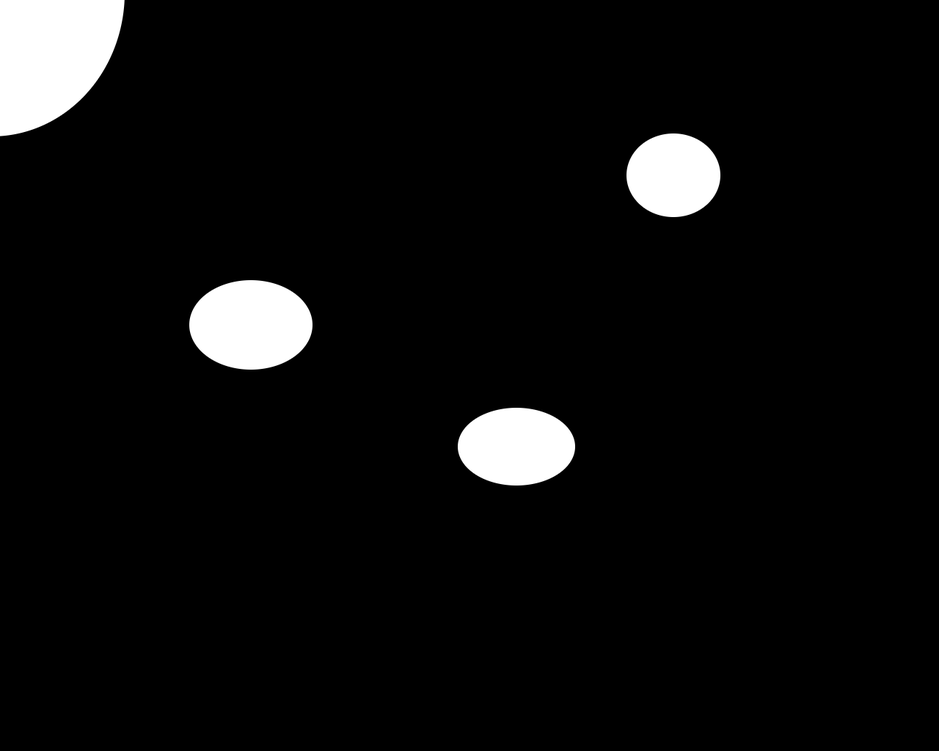
#> input picture testbilder/blob5.png, 939 x 751 px, shrunk from 1280 x 1024 before the run
$ python floodF.py
#> lines starting #> are read from the running program, lines starting #| are printed output that depends on the picture; after the words box and inside, x2 and y2 are one past the last pixel; in counts of white or black regions, pixels touching at a corner belong together
import numpy as np

# -------- Test picture --------------
import cv2
import imageio as imio
import pylab
import matplotlib
from matplotlib import pyplot as plt

imgA = imio.imread("./testbilder/blob5.png")
#> imgA is the input picture: shape (751, 939, 3); min 0, max 255, mean 12.6
imgA = imgA[:,:,0]
#> imgA: shape (751, 939)
full_image = (imgA>200)*1
#> full_image: shape (751, 939) int64; values 0 (black) and 1 (white), 4.9% white; 4 white regions, box (x1, y1, x2, y2) and area: (0, 0, 124, 136) 12853, (190, 280, 312, 369) 8555, (458, 408, 575, 485) 7071, (627, 134, 720, 217) 6085
full_image_dim = full_image.shape
#> full_image_dim = (751, 939)

#print("image dim:",full_image_dim)
#print("Full: ",full_image)


def floodFill(x,y,cluster_id):

    #print("floodfill", x,y,full_image[x,y])
    if full_image[x,y]==1:
        toFill = set()
        toFill.add((x,y))
        while len(toFill)!=0:
            (xi,yi) = toFill.pop()
            full_image[xi,yi] = cluster_id # Fill

            for xii in [-1,0,1]:
                for yii in [-1,0,1]:
                    if not (xii==0 and yii==0):
                        cx = xi + xii
                        cy = yi + yii

                        in_bound = cx>=0 and cx<=full_image_dim[0]-1 and\
                                    cy>=0 and cy<=full_image_dim[1]-1

                        if in_bound:
                            if full_image[cx,cy]==1:
                                toFill.add((cx,cy))
        return(1)
    else:
        return(0)

"""
xi=1
yi=1
while xi < sub_matrices_dim[0]:
    while yi < sub_matrices_dim[1]:
        cluster_id+=floodFill(xi,yi,cluster_id)
        if xi+3 < sub_matrices_dim[0]:
            xi = xi+3
        else:
            xi = sub_matrices_dim[0]-2
        if yi+3 < sub_matrices_dim[1]:
            yi = yi+3
        else:
            yi = sub_matrices_dim[1]-2
"""

cluster_id=2
for xi in range(1,full_image_dim[0],2):
    for yi in range(1,full_image_dim[1],2):
        cluster_id+=floodFill(xi,yi,cluster_id)
#> after the loop, cluster_id = 6

print("cluster: ",cluster_id, cluster_id-2)
#| cluster:  6 4


cluster_areas=[]
cluster_x=[]
cluster_y=[]

cluster_coordinates = [[],[]]

nbr_clusters = cluster_id-2
#> nbr_clusters = 4

# ---- Cluster areas and mass center ----
coordinates = np.mgrid[0:full_image_dim[0],0:full_image_dim[1]]
                                #(rows/cols,x,y)

if nbr_clusters>0:
    for cluster in range(0,nbr_clusters):
        current_cluster = full_image==2+cluster

        c_a=np.sum(current_cluster)
        cluster_areas.append(c_a)

        #print(c_a)
        #print("hmmm:\n",np.multiply(coordinates[0,:,:],current_cluster))
        #print("hmmm:\n",np.multiply(coordinates[1,:,:],current_cluster))

        c_x = round(np.sum(np.multiply(coordinates[0,:,:],current_cluster))/c_a)
        c_y = round(np.sum(np.multiply(coordinates[1,:,:],current_cluster))/c_a)
        cluster_x.append(int(c_x))
        cluster_y.append(int(c_y))

        cluster_coordinates[0].append(int(c_x))
        cluster_coordinates[1].append(int(c_y))
#> this loop made 4 passes
#> (c_a, c_x, c_y) on passes 1 to 4: (12853, 56, 51), (6085, 175, 673), (8555, 324, 250), (7071, 446, 516)
#> pass 1, `current_cluster = full_image==2+cluster`:
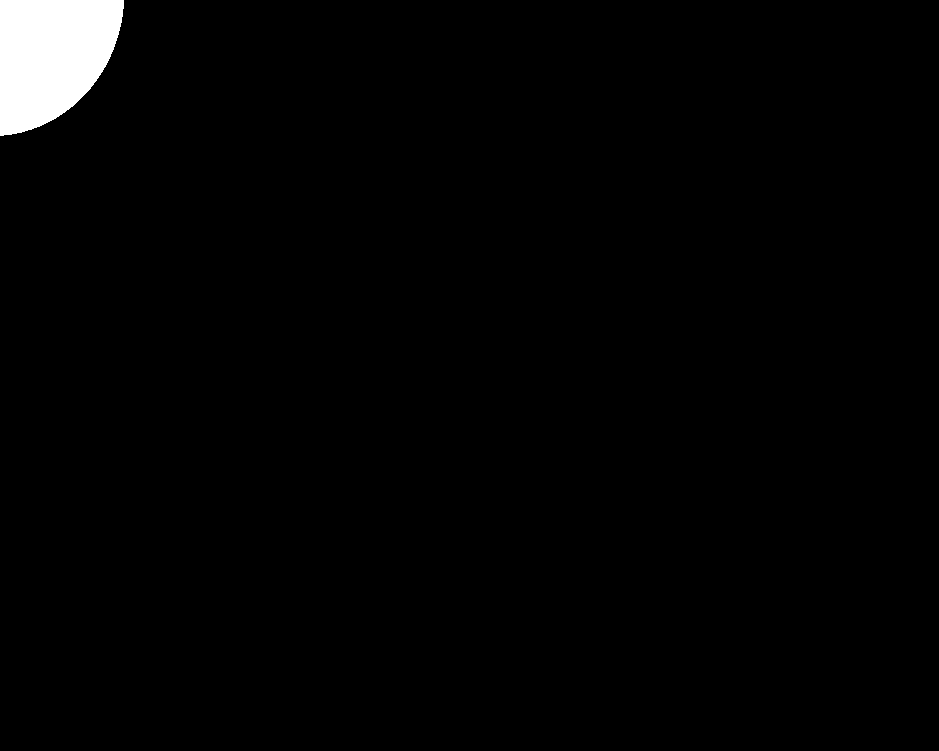
#> current_cluster: shape (751, 939) bool; 1.8% white; 1 white region, box (x1, y1, x2, y2) and area: (0, 0, 124, 136) 12853
#> pass 2, `current_cluster = full_image==2+cluster`:
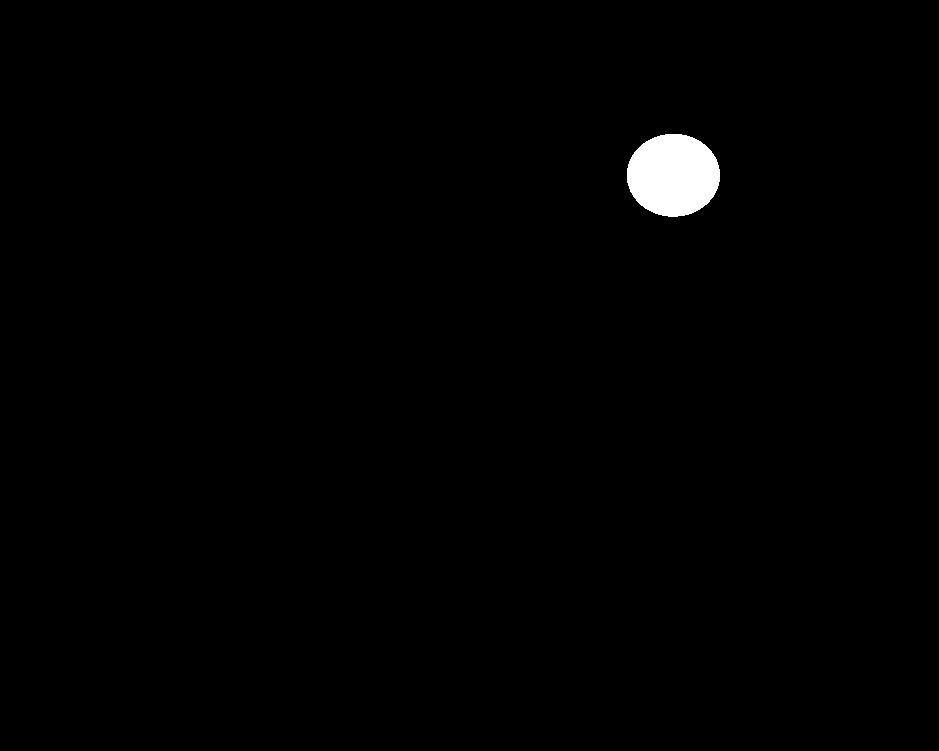
#> current_cluster: shape (751, 939) bool; 0.86% white; 1 white region, box (x1, y1, x2, y2) and area: (627, 134, 720, 217) 6085
#> pass 3, `current_cluster = full_image==2+cluster`:
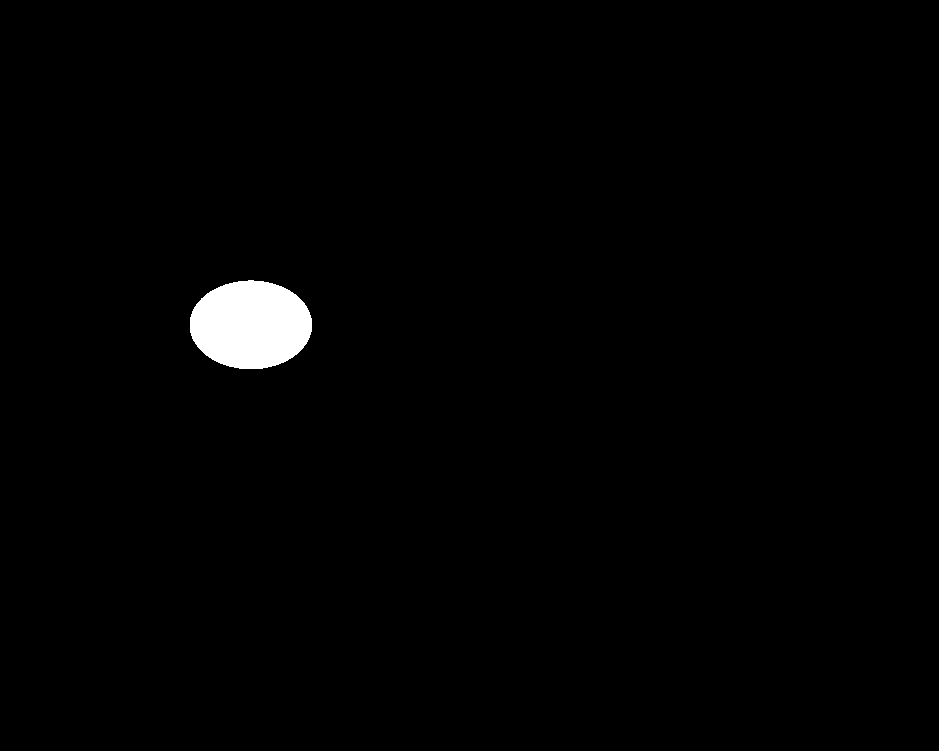
#> current_cluster: shape (751, 939) bool; 1.2% white; 1 white region, box (x1, y1, x2, y2) and area: (190, 280, 312, 369) 8555
#> after the loop, cluster_areas = [12853, 6085, 8555, 7071]; cluster_x = [56, 175, 324, 446]; cluster_y = [51, 673, 250, 516]

print(cluster_areas)
#| [12853, 6085, 8555, 7071]
print(cluster_x)
#| [56, 175, 324, 446]
print(cluster_y)
#| [51, 673, 250, 516]

print(cluster_coordinates)

$ run again, with testbilder/blob4.png copied over testbilder/blob5.png
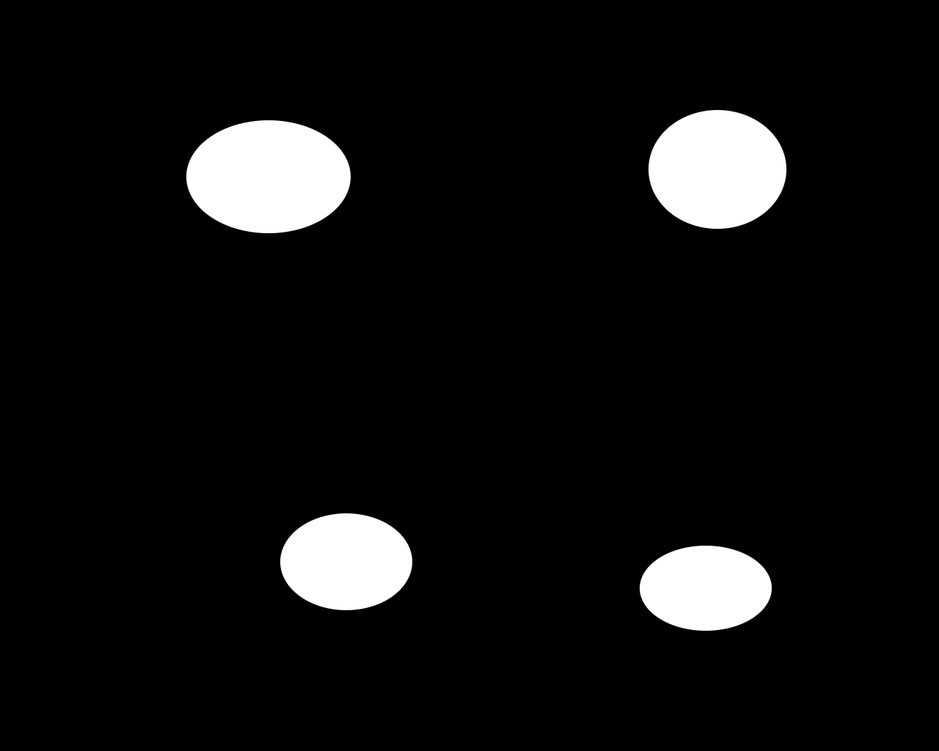
#> input picture testbilder/blob4.png, 939 x 751 px, shrunk from 1280 x 1024 before the run
#> imgA is the input picture: shape (751, 939, 3); min 0, max 255, mean 16.7
#> imgA: shape (751, 939)
#> full_image: shape (751, 939) int64; values 0 (black) and 1 (white), 6.5% white; 4 white regions, box (x1, y1, x2, y2) and area: (187, 121, 350, 233) 14435, (649, 110, 786, 229) 12748, (281, 514, 412, 610) 9923, (640, 546, 771, 630) 8710
#| cluster:  6 4
#> the loop `for cluster in range(0,nbr_clusters):` made 4 passes
#> (c_a, c_x, c_y) on passes 1 to 4: (12748, 169, 717), (14435, 176, 268), (9923, 561, 346), (8710, 588, 705)
#> pass 1, `current_cluster = full_image==2+cluster`:
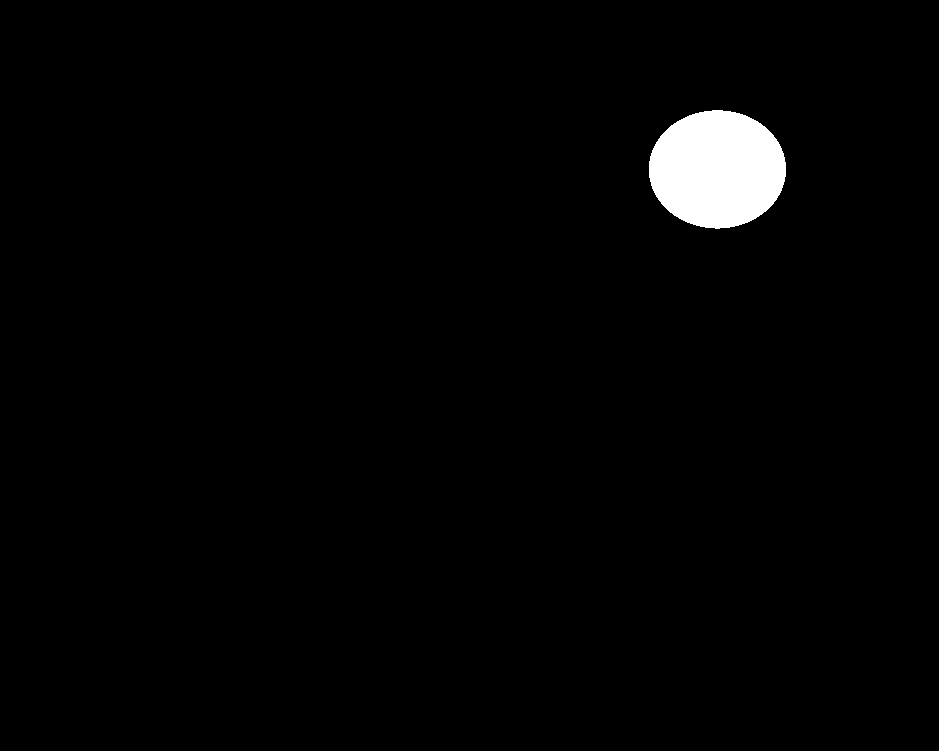
#> current_cluster: shape (751, 939) bool; 1.8% white; 1 white region, box (x1, y1, x2, y2) and area: (649, 110, 786, 229) 12748
#> pass 3, `current_cluster = full_image==2+cluster`:
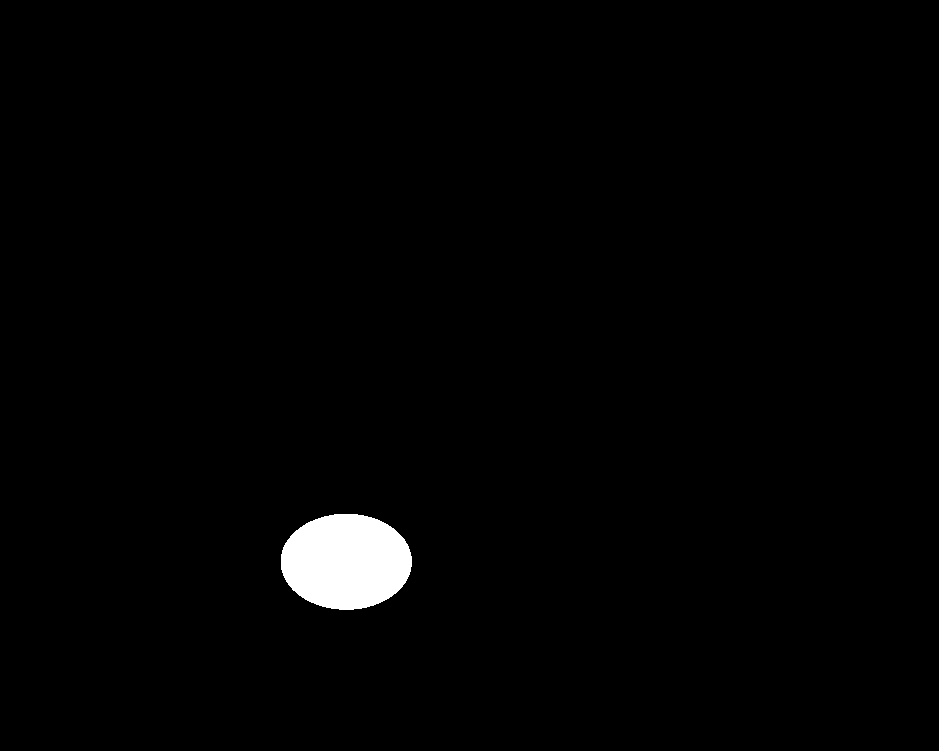
#> current_cluster: shape (751, 939) bool; 1.4% white; 1 white region, box (x1, y1, x2, y2) and area: (281, 514, 412, 610) 9923
#> after the loop `for cluster in range(0,nbr_clusters):`: cluster_areas = [12748, 14435, 9923, 8710]; cluster_x = [169, 176, 561, 588]; cluster_y = [717, 268, 346, 705]
#| [12748, 14435, 9923, 8710]
#| [169, 176, 561, 588]
#| [717, 268, 346, 705]
